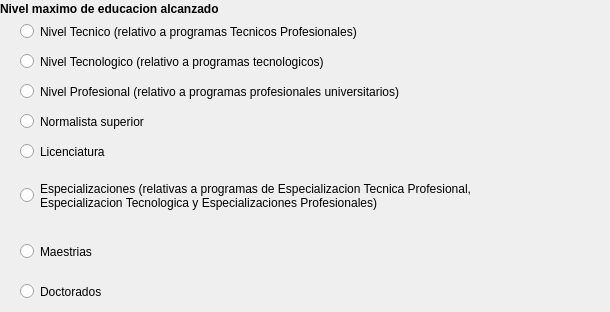
      <widget class="QWidget" name="tabWidgetPage6" native="true">
       <attribute name="title">
        <string>6 de 8</string>
       </attribute>
       <widget class="QLabel" name="label_20">
        <property name="geometry">
         <rect>
          <x>0</x>
          <y>0</y>
          <width>391</width>
          <height>18</height>
         </rect>
        </property>
        <property name="font">
         <font>
          <weight>75</weight>
          <bold>true</bold>
         </font>
        </property>
        <property name="text">
         <string>Nivel maximo de educacion alcanzado</string>
        </property>
       </widget>
       <widget class="QRadioButton" name="radioButton_3">
        <property name="geometry">
         <rect>
          <x>20</x>
          <y>20</y>
          <width>511</width>
          <height>23</height>
         </rect>
        </property>
        <property name="text">
         <string>Nivel Tecnico (relativo a programas Tecnicos Profesionales)</string>
        </property>
       </widget>
       <widget class="QRadioButton" name="radioButton_4">
        <property name="geometry">
         <rect>
          <x>20</x>
          <y>50</y>
          <width>351</width>
          <height>23</height>
         </rect>
        </property>
        <property name="text">
         <string>Nivel Tecnologico (relativo a programas tecnologicos)</string>
        </property>
       </widget>
       <widget class="QRadioButton" name="radioButton_5">
        <property name="geometry">
         <rect>
          <x>20</x>
          <y>80</y>
          <width>431</width>
          <height>23</height>
         </rect>
        </property>
        <property name="text">
         <string>Nivel Profesional (relativo a programas profesionales universitarios)</string>
        </property>
       </widget>
       <widget class="QRadioButton" name="radioButton_6">
        <property name="geometry">
         <rect>
          <x>20</x>
          <y>110</y>
          <width>161</width>
          <height>23</height>
         </rect>
        </property>
        <property name="text">
         <string>Normalista superior</string>
        </property>
       </widget>
       <widget class="QRadioButton" name="radioButton_7">
        <property name="geometry">
         <rect>
          <x>20</x>
          <y>140</y>
          <width>106</width>
          <height>23</height>
         </rect>
        </property>
        <property name="text">
         <string>Licenciatura</string>
        </property>
       </widget>
       <widget class="QRadioButton" name="radioButton_8">
        <property name="geometry">
         <rect>
          <x>20</x>
          <y>180</y>
          <width>581</width>
          <height>31</height>
         </rect>
        </property>
        <property name="text">
         <string>Especializaciones (relativas a programas de Especializacion Tecnica Profesional, 
Especializacion Tecnologica y Especializaciones Profesionales)</string>
        </property>
       </widget>
       <widget class="QRadioButton" name="radioButton_9">
        <property name="geometry">
         <rect>
          <x>20</x>
          <y>240</y>
          <width>106</width>
          <height>23</height>
         </rect>
        </property>
        <property name="text">
         <string>Maestrias</string>
        </property>
       </widget>
       <widget class="QRadioButton" name="radioButton_10">
        <property name="geometry">
         <rect>
          <x>20</x>
          <y>280</y>
          <width>106</width>
          <height>23</height>
         </rect>
        </property>
        <property name="text">
         <string>Doctorados</string>
        </property>
       </widget>
      </widget>
